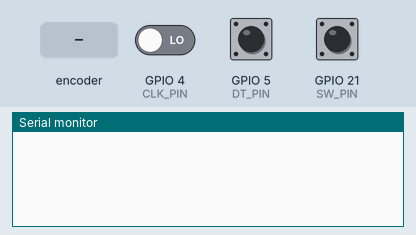
Simulated run of this sketch. Board: ESP32. Shown: the last lines printed to the serial monitor. Inputs (shaded band) come from the test bench; at power-on: GPIO 21 (SW_PIN) HIGH, GPIO 4 (CLK_PIN) LOW, GPIO 5 (DT_PIN) HIGH.

Above: at 1.2 s.
1.3 s: rotary encoder on GPIO 4 (CLK_PIN) / GPIO 5 (DT_PIN) turned 1 step (first pin leading)
At 2.6 s:
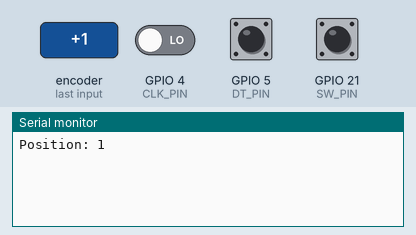
3.0 s: GPIO 21 (SW_PIN) pulled LOW for 0.15 s
At 4.2 s:
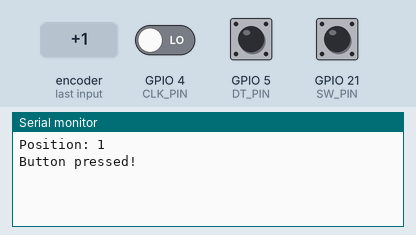
4.6 s: rotary encoder on GPIO 4 (CLK_PIN) / GPIO 5 (DT_PIN) turned 1 step (first pin leading)
At 5.3 s:
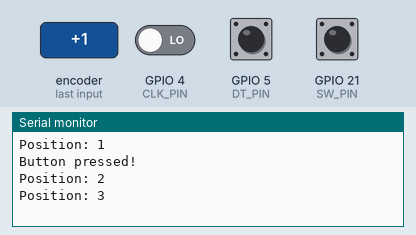

The sketch:

ESP32_Rotary_Encoder.ino
```cpp
/* ESP32 - Rotary Encoder using EZButton library */
#include <ezButton.h>

#define CLK_PIN   4
#define DT_PIN    5
#define SW_PIN    21

ezButton button(SW_PIN);  // create ezButton object

int counter = 0;
int currentStateCLK;
int lastStateCLK = 0;

void setup() {
  pinMode(CLK_PIN, INPUT);
  pinMode(DT_PIN, INPUT);

  button.setDebounceTime(50);  // debounce time 50ms

  lastStateCLK = digitalRead(CLK_PIN);
  Serial.begin(9600);
}

void loop() {
  // Read the button state
  button.loop();

  // Read CLK pin
  currentStateCLK = digitalRead(CLK_PIN);

  // If CLK changes, check DT for direction
  if (currentStateCLK != lastStateCLK) {
    if (digitalRead(DT_PIN) != currentStateCLK) {
      counter++;  // Clockwise
    } else {
      counter--;  // Counter-clockwise
    }
    Serial.print("Position: ");
    Serial.println(counter);
  }
  lastStateCLK = currentStateCLK;

  // Button press detection
  if (button.isPressed()) {
    Serial.println("Button pressed!");
  }
}
```

Measured:
- after the input at 1.3 s, the serial monitor: prints a new line after 0.05 s (image 1)
- after the input at 3.0 s, the serial monitor: prints a new line after 0.05 s (image 2)
- after the input at 4.6 s, the serial monitor: prints a new line at once (image 3)
